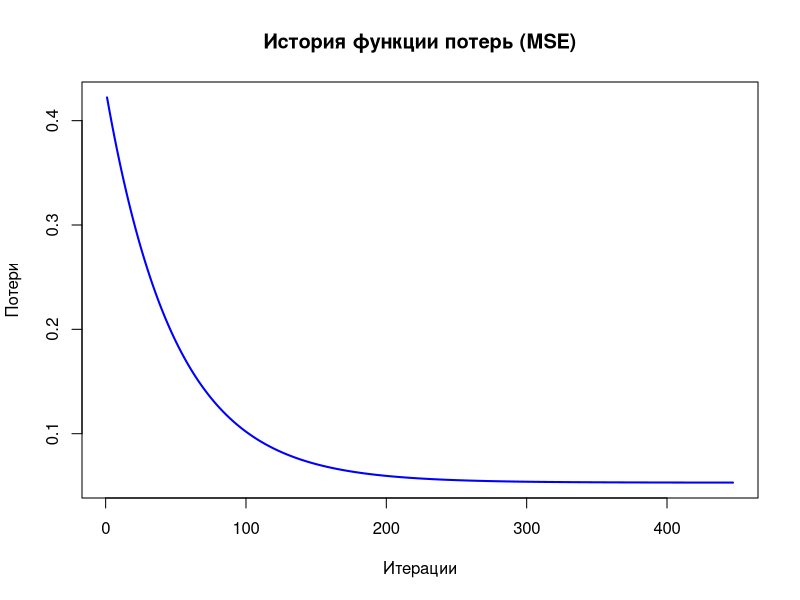

The R source for this figure:
# Лабораторная работа №2: Интервальное оценивание и проверка гипотез
# Выполнил: [Имя]

# 1. Загрузка и предобработка данных
data <- read.csv("survey lung cancer.csv", sep=";", header=TRUE, stringsAsFactors = FALSE)
colnames(data) <- trimws(colnames(data))

# Рекодирование целевого признака X (LUNG_CANCER)
data$LUNG_CANCER <- ifelse(data$LUNG_CANCER == "YES", 1, 0)

# Список влияющих признаков Yi
Yi_list <- c("AGE", "SMOKING", "YELLOW_FINGERS", "CHEST_PAIN", "SHORTNESS.OF.BREATH")

# Очистка и преобразование (аналогично Лаб 1 для консистентности)
processed_data <- data[, c("LUNG_CANCER", Yi_list)]
for (col in Yi_list) {
  processed_data[[col]] <- as.numeric(processed_data[[col]])
  # Рекодирование {1,2} в {0,1} для бинарных
  if (all(processed_data[[col]] %in% c(1, 2), na.rm = TRUE)) {
    processed_data[[col]] <- processed_data[[col]] - 1
  }
}

# Обработка выбросов для AGE (1.5 * IQR)
age_vals <- processed_data$AGE
n_initial <- length(age_vals)
q1_idx <- floor(n_initial * 0.25)
q3_idx <- ceiling(n_initial * 0.75)
sorted_age <- sort(age_vals)
Q1 <- sorted_age[q1_idx]
Q3 <- sorted_age[q3_idx]
IQR_val <- Q3 - Q1
lower_bound <- Q1 - 1.5 * IQR_val
upper_bound <- Q3 + 1.5 * IQR_val

# Фильтруем весь датасет по выбросам AGE
processed_data <- processed_data[processed_data$AGE >= lower_bound & processed_data$AGE <= upper_bound, ]
n <- nrow(processed_data)
cat("Удалено выбросов AGE:", n_initial - n, "\n")

# ==============================================================================
# ЧАСТЬ 1: ПРОВЕРКА ГИПОТЕЗ (ДЛЯ X = LUNG_CANCER)
# ==============================================================================

# Гипотеза H0: Среднее значение X (доля больных) равно 0.5 (равновероятность)
# H1: Среднее значение X не равно 0.5
mu_0 <- 0.5
alpha <- 0.05
X <- processed_data$LUNG_CANCER

# Ручной расчет метрик
x_mean <- sum(X) / n
x_var  <- sum((X - x_mean)^2) / (n - 1)
x_sd   <- sqrt(x_var)
x_se   <- x_sd / sqrt(n)

# t-статистика
t_stat <- (x_mean - mu_0) / x_se

# Границы доверительного интервала (alpha = 0.05)
# Используем qt для получения критического значения (согласно методичке допускается для проверки)
t_crit <- qt(1 - alpha/2, df = n - 1)
ci_lower <- x_mean - t_crit * x_se
ci_upper <- x_mean + t_crit * x_se

# P-value
p_value <- 2 * (1 - pt(abs(t_stat), df = n - 1))

cat("\n--- ПРОВЕРКА ГИПОТЕЗЫ (X = LUNG_CANCER) ---\n")
cat("H0: mu =", mu_0, "\n")
cat("Выборочное среднее:", round(x_mean, 4), "\n")
cat("t-статистика:", round(t_stat, 4), "\n")
cat("P-value:", round(p_value, 6), "\n")
cat("Доверительный интервал [", alpha, "]: [", round(ci_lower, 4), ",", round(ci_upper, 4), "]\n")

if (p_value < alpha) {
  cat("Вывод: Гипотеза H0 отвергается (среднее значимо отличается от", mu_0, ")\n")
} else {
  cat("Вывод: Гипотеза H0 не отвергается\n")
}

# Дополнительно: проверка для других alpha
alphas <- c(0.01, 0.1)
for (a in alphas) {
  tc <- qt(1 - a/2, df = n - 1)
  cat("При alpha =", a, "критическое t =", round(tc, 4), 
      "Результат:", ifelse(abs(t_stat) > tc, "Отвергаем H0", "Принимаем H0"), "\n")
}

# ==============================================================================
# ЧАСТЬ 2: ЛИНЕЙНАЯ РЕГРЕССИЯ С НУЛЯ
# ==============================================================================

cat("\n--- ЛИНЕЙНАЯ РЕГРЕССИЯ (Градиентный спуск) ---\n")

# 5. Нормализация признаков (Z-score)
normalize <- function(vec) {
  m <- sum(vec) / length(vec)
  s <- sqrt(sum((vec - m)^2) / (length(vec) - 1))
  if (s == 0) return(vec - m)
  return((vec - m) / s)
}

# Матрица признаков Y (Yi_list)
Y_raw <- as.matrix(processed_data[, Yi_list])
Y_norm <- apply(Y_raw, 2, normalize)

# Добавляем колонку-смещение (intercept)
Y_norm <- cbind(1, Y_norm)
colnames(Y_norm)[1] <- "Intercept"

# Целевая переменная X
X_target <- processed_data$LUNG_CANCER

# Разделение на обучающую и тестовую выборки (80/20)
set.seed(42) # Для воспроизводимости
train_idx <- sample(1:n, size = floor(0.8 * n))
Y_train <- Y_norm[train_idx, ]
X_train <- X_target[train_idx]
Y_test  <- Y_norm[-train_idx, ]
X_test  <- X_target[-train_idx]

# 6. Реализация градиентного спуска
# Функция потерь: MSE = (1/2m) * sum((pred - actual)^2)
compute_cost <- function(Y, X, theta) {
  m <- length(X)
  preds <- Y %*% theta
  cost <- sum((preds - X)^2) / (2 * m)
  return(cost)
}

# Параметры градиентного спуска
alpha_lr <- 0.01  # Скорость обучения
epsilon  <- 1e-6 # Порог остановки
max_iter <- 5000
theta <- rep(0, ncol(Y_train)) # Инициализация весов
cost_history <- numeric(max_iter)
m_train <- length(X_train)

iter <- 0
delta_cost <- Inf

while (iter < max_iter && delta_cost > epsilon) {
  iter <- iter + 1
  preds <- Y_train %*% theta
  errors <- preds - X_train
  
  # Расчет градиента: (1/m) * Y^T * (Y*theta - X)
  gradient <- (t(Y_train) %*% errors) / m_train
  
  # Обновление весов
  theta_new <- theta - alpha_lr * gradient
  
  new_cost <- compute_cost(Y_train, X_train, theta_new)
  cost_history[iter] <- new_cost
  
  if (iter > 1) {
    delta_cost <- abs(cost_history[iter-1] - cost_history[iter])
  }
  
  theta <- theta_new
}

cost_history <- cost_history[1:iter]

# Визуализация функции потерь
dir.create("lab2", showWarnings = FALSE)
png("lab2/loss_history.png", width = 800, height = 600)
plot(1:iter, cost_history, type = "l", col = "blue", lwd = 2,
     main = "История функции потерь (MSE)",
     xlab = "Итерации", ylab = "Потери")
dev.off()

cat("Остановка после", iter, "итераций.\n")
cat("Веса (theta):\n")
print(round(theta, 4))

# 7. Функция предсказания
predict_manual <- function(Y, theta) {
  return(Y %*% theta)
}

# 8. Метрики качества на тестовой выборке
preds_test <- predict_manual(Y_test, theta)
m_test <- length(X_test)

mse_test  <- sum((preds_test - X_test)^2) / m_test
rmse_test <- sqrt(mse_test)

# R^2 = 1 - SSR/SST
rss <- sum((X_test - preds_test)^2)
mean_x_test <- sum(X_test) / m_test
tss <- sum((X_test - mean_x_test)^2)
r_squared <- 1 - (rss / tss)

cat("\nМетрики на тестовой выборке:\n")
cat("MSE:", round(mse_test, 6), "\n")
cat("RMSE:", round(rmse_test, 6), "\n")
cat("R^2:", round(r_squared, 6), "\n")

# 9. Сравнение с встроенной функцией lm()
model_lm <- lm(LUNG_CANCER ~ ., data = as.data.frame(cbind(LUNG_CANCER = X_train, Y_train[, -1])))
cat("\nКоэффициенты встроенной модели lm():\n")
print(round(coef(model_lm), 4))

# Предсказание lm на тесте
preds_lm <- predict(model_lm, as.data.frame(Y_test[, -1]))
mse_lm <- sum((preds_lm - X_test)^2) / m_test
cat("MSE (lm):", round(mse_lm, 6), "\n")

write.csv(data.frame(Metric=c("MSE", "RMSE", "R2"), Value=c(mse_test, rmse_test, r_squared)), 
          "lab2/metrics_regression.csv", row.names = FALSE)
